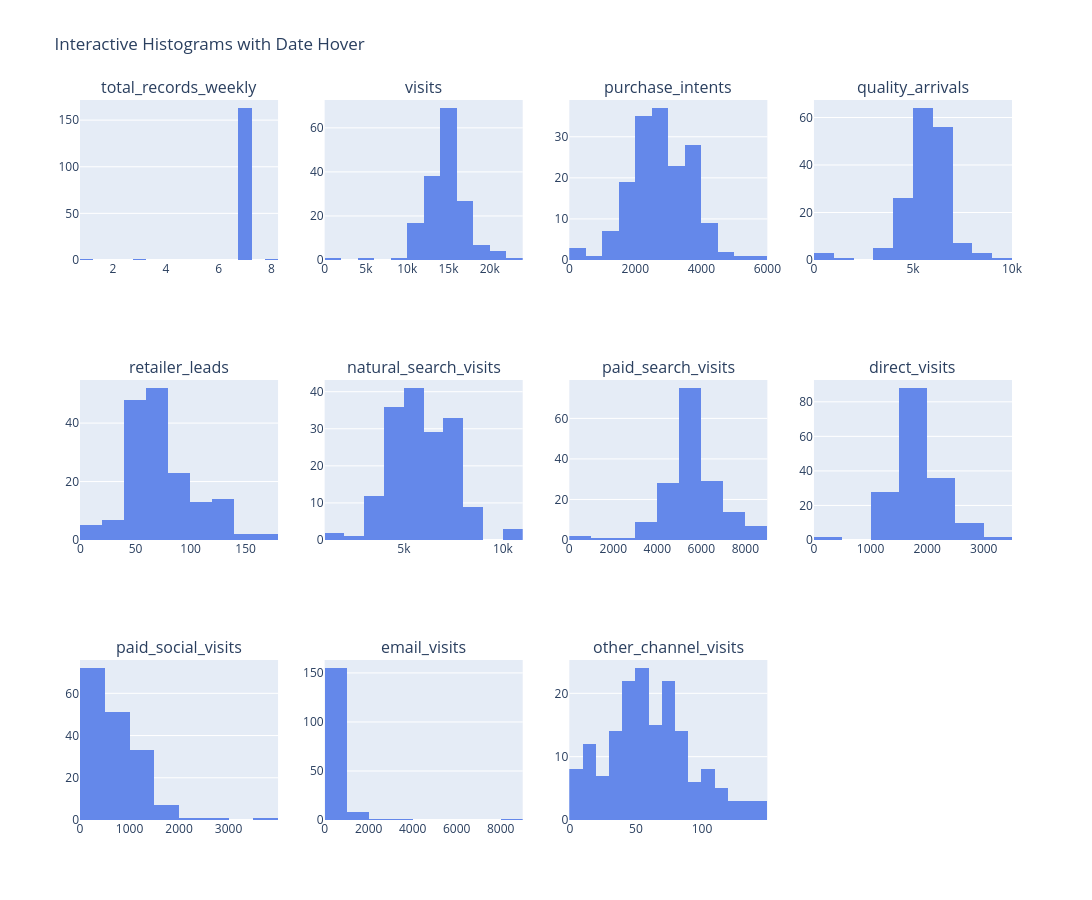

Notebook code for this chart:
### Code cell
import plotly.express as px
from plotly.subplots import make_subplots
import plotly.graph_objects as go
import math
import pandas as pd

# 1.Convert to datetime 
polo_df_sorted['week_start'] = pd.to_datetime(polo_df_sorted['week_start'])

# 2. Create the formatted date string for the hover display
polo_df_sorted['week_start_str'] = polo_df_sorted['week_start'].dt.strftime('%Y-%m-%d')

# Identifying numerical columns
numerical_cols = [col for col in polo_df_sorted.select_dtypes(include=['number']).columns if col != 'week_start']
num_cols = len(numerical_cols)
rows = math.ceil(num_cols / 4)
cols = 4

fig = make_subplots(rows=rows, cols=cols, subplot_titles=numerical_cols)

for i, col in enumerate(numerical_cols, 1):
    row_idx = math.ceil(i / cols)
    col_idx = (i - 1) % cols + 1

    fig.add_trace(
        go.Histogram(
            x=polo_df[col],
            # 3. Use 'customdata' to pass the original dates to the binned trace
            customdata=polo_df_sorted['week_start_str'],
            nbinsx=15,
            name=col,
            # 4. Reference customdata in the template
            marker_color='#6488EA', 
            hovertemplate=(
                '<b>Week Start:</b> %{customdata}<br>'
                '<b>Value:</b> %{x}<br>'
                '<b>Count:</b> %{y}<extra></extra>'
            )
        ),
        row=row_idx,
        col=col_idx
    )

fig.update_layout(
    title_text='Interactive Histograms with Date Hover',
    height=300 * rows,
    width=1200,
    showlegend=False,
    template='plotly',
    # FIX: Set the hover label font color to white
    hoverlabel=dict(
        font_color="white",
        font_size=13,
        bgcolor="#2c3e50"  # Dark background makes white text pop
    )
)

fig.show()

### Figure 1 — Plotly figure (JSON) as saved in the notebook; plotly's stock layout.template omitted (floating-point values rounded to 4 significant figures; data arrays with more than 128 entries replaced by an {"elided": "..."} marker saying what was removed)
{"data": [{"customdata": {"elided": "166 str values"}, "hovertemplate": "<b>Week Start:</b> %{customdata}<br><b>Value:</b> %{x}<br><b>Count:</b> %{y}<extra></extra>", "marker": {"color": "#6488EA"}, "name": "total_records_weekly", "nbinsx": 15, "type": "histogram", "x": {"elided": "166 int values"}, "xaxis": "x", "yaxis": "y"}, {"customdata": {"elided": "166 str values"}, "hovertemplate": "<b>Week Start:</b> %{customdata}<br><b>Value:</b> %{x}<br><b>Count:</b> %{y}<extra></extra>", "marker": {"color": "#6488EA"}, "name": "visits", "nbinsx": 15, "type": "histogram", "x": {"elided": "166 int values"}, "xaxis": "x2", "yaxis": "y2"}, {"customdata": {"elided": "166 str values"}, "hovertemplate": "<b>Week Start:</b> %{customdata}<br><b>Value:</b> %{x}<br><b>Count:</b> %{y}<extra></extra>", "marker": {"color": "#6488EA"}, "name": "purchase_intents", "nbinsx": 15, "type": "histogram", "x": {"elided": "166 int values"}, "xaxis": "x3", "yaxis": "y3"}, {"customdata": {"elided": "166 str values"}, "hovertemplate": "<b>Week Start:</b> %{customdata}<br><b>Value:</b> %{x}<br><b>Count:</b> %{y}<extra></extra>", "marker": {"color": "#6488EA"}, "name": "quality_arrivals", "nbinsx": 15, "type": "histogram", "x": {"elided": "166 int values"}, "xaxis": "x4", "yaxis": "y4"}, {"customdata": {"elided": "166 str values"}, "hovertemplate": "<b>Week Start:</b> %{customdata}<br><b>Value:</b> %{x}<br><b>Count:</b> %{y}<extra></extra>", "marker": {"color": "#6488EA"}, "name": "retailer_leads", "nbinsx": 15, "type": "histogram", "x": {"elided": "166 int values"}, "xaxis": "x5", "yaxis": "y5"}, {"customdata": {"elided": "166 str values"}, "hovertemplate": "<b>Week Start:</b> %{customdata}<br><b>Value:</b> %{x}<br><b>Count:</b> %{y}<extra></extra>", "marker": {"color": "#6488EA"}, "name": "natural_search_visits", "nbinsx": 15, "type": "histogram", "x": {"elided": "166 int values"}, "xaxis": "x6", "yaxis": "y6"}, {"customdata": {"elided": "166 str values"}, "hovertemplate": "<b>Week Start:</b> %{customdata}<br><b>Value:</b> %{x}<br><b>Count:</b> %{y}<extra></extra>", "marker": {"color": "#6488EA"}, "name": "paid_search_visits", "nbinsx": 15, "type": "histogram", "x": {"elided": "166 int values"}, "xaxis": "x7", "yaxis": "y7"}, {"customdata": {"elided": "166 str values"}, "hovertemplate": "<b>Week Start:</b> %{customdata}<br><b>Value:</b> %{x}<br><b>Count:</b> %{y}<extra></extra>", "marker": {"color": "#6488EA"}, "name": "direct_visits", "nbinsx": 15, "type": "histogram", "x": {"elided": "166 int values"}, "xaxis": "x8", "yaxis": "y8"}, {"customdata": {"elided": "166 str values"}, "hovertemplate": "<b>Week Start:</b> %{customdata}<br><b>Value:</b> %{x}<br><b>Count:</b> %{y}<extra></extra>", "marker": {"color": "#6488EA"}, "name": "paid_social_visits", "nbinsx": 15, "type": "histogram", "x": {"elided": "166 int values"}, "xaxis": "x9", "yaxis": "y9"}, {"customdata": {"elided": "166 str values"}, "hovertemplate": "<b>Week Start:</b> %{customdata}<br><b>Value:</b> %{x}<br><b>Count:</b> %{y}<extra></extra>", "marker": {"color": "#6488EA"}, "name": "email_visits", "nbinsx": 15, "type": "histogram", "x": {"elided": "166 int values"}, "xaxis": "x10", "yaxis": "y10"}, {"customdata": {"elided": "166 str values"}, "hovertemplate": "<b>Week Start:</b> %{customdata}<br><b>Value:</b> %{x}<br><b>Count:</b> %{y}<extra></extra>", "marker": {"color": "#6488EA"}, "name": "other_channel_visits", "nbinsx": 15, "type": "histogram", "x": {"elided": "166 int values"}, "xaxis": "x11", "yaxis": "y11"}], "layout": {"annotations": [{"font": {"size": 16}, "showarrow": false, "text": "total_records_weekly", "x": 0.1062, "xanchor": "center", "xref": "paper", "y": 1, "yanchor": "bottom", "yref": "paper"}, {"font": {"size": 16}, "showarrow": false, "text": "visits", "x": 0.3688, "xanchor": "center", "xref": "paper", "y": 1, "yanchor": "bottom", "yref": "paper"}, {"font": {"size": 16}, "showarrow": false, "text": "purchase_intents", "x": 0.6313, "xanchor": "center", "xref": "paper", "y": 1, "yanchor": "bottom", "yref": "paper"}, {"font": {"size": 16}, "showarrow": false, "text": "quality_arrivals", "x": 0.8938, "xanchor": "center", "xref": "paper", "y": 1, "yanchor": "bottom", "yref": "paper"}, {"font": {"size": 16}, "showarrow": false, "text": "retailer_leads", "x": 0.1062, "xanchor": "center", "xref": "paper", "y": 0.6111, "yanchor": "bottom", "yref": "paper"}, {"font": {"size": 16}, "showarrow": false, "text": "natural_search_visits", "x": 0.3688, "xanchor": "center", "xref": "paper", "y": 0.6111, "yanchor": "bottom", "yref": "paper"}, {"font": {"size": 16}, "showarrow": false, "text": "paid_search_visits", "x": 0.6313, "xanchor": "center", "xref": "paper", "y": 0.6111, "yanchor": "bottom", "yref": "paper"}, {"font": {"size": 16}, "showarrow": false, "text": "direct_visits", "x": 0.8938, "xanchor": "center", "xref": "paper", "y": 0.6111, "yanchor": "bottom", "yref": "paper"}, {"font": {"size": 16}, "showarrow": false, "text": "paid_social_visits", "x": 0.1062, "xanchor": "center", "xref": "paper", "y": 0.2222, "yanchor": "bottom", "yref": "paper"}, {"font": {"size": 16}, "showarrow": false, "text": "email_visits", "x": 0.3688, "xanchor": "center", "xref": "paper", "y": 0.2222, "yanchor": "bottom", "yref": "paper"}, {"font": {"size": 16}, "showarrow": false, "text": "other_channel_visits", "x": 0.6313, "xanchor": "center", "xref": "paper", "y": 0.2222, "yanchor": "bottom", "yref": "paper"}], "height": 900, "hoverlabel": {"bgcolor": "#2c3e50", "font": {"color": "white", "size": 13}}, "showlegend": false, "title": {"text": "Interactive Histograms with Date Hover"}, "width": 1200, "xaxis": {"anchor": "y", "domain": [0, 0.2125]}, "xaxis10": {"anchor": "y10", "domain": [0.2625, 0.475]}, "xaxis11": {"anchor": "y11", "domain": [0.525, 0.7375]}, "xaxis12": {"anchor": "y12", "domain": [0.7875, 1]}, "xaxis2": {"anchor": "y2", "domain": [0.2625, 0.475]}, "xaxis3": {"anchor": "y3", "domain": [0.525, 0.7375]}, "xaxis4": {"anchor": "y4", "domain": [0.7875, 1]}, "xaxis5": {"anchor": "y5", "domain": [0, 0.2125]}, "xaxis6": {"anchor": "y6", "domain": [0.2625, 0.475]}, "xaxis7": {"anchor": "y7", "domain": [0.525, 0.7375]}, "xaxis8": {"anchor": "y8", "domain": [0.7875, 1]}, "xaxis9": {"anchor": "y9", "domain": [0, 0.2125]}, "yaxis": {"anchor": "x", "domain": [0.7778, 1]}, "yaxis10": {"anchor": "x10", "domain": [0, 0.2222]}, "yaxis11": {"anchor": "x11", "domain": [0, 0.2222]}, "yaxis12": {"anchor": "x12", "domain": [0, 0.2222]}, "yaxis2": {"anchor": "x2", "domain": [0.7778, 1]}, "yaxis3": {"anchor": "x3", "domain": [0.7778, 1]}, "yaxis4": {"anchor": "x4", "domain": [0.7778, 1]}, "yaxis5": {"anchor": "x5", "domain": [0.3889, 0.6111]}, "yaxis6": {"anchor": "x6", "domain": [0.3889, 0.6111]}, "yaxis7": {"anchor": "x7", "domain": [0.3889, 0.6111]}, "yaxis8": {"anchor": "x8", "domain": [0.3889, 0.6111]}, "yaxis9": {"anchor": "x9", "domain": [0, 0.2222]}}}
